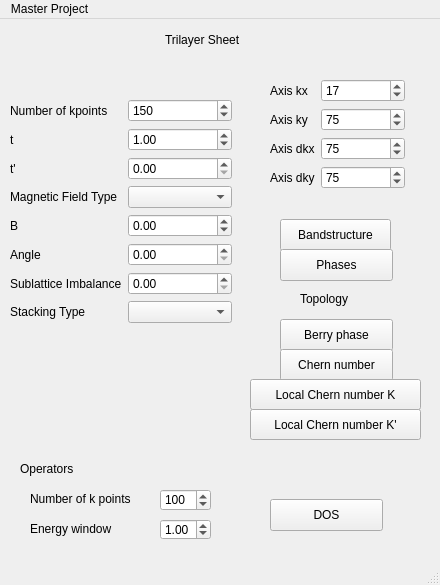
<?xml version="1.0" encoding="UTF-8"?>
<ui version="4.0">
 <class>Monolayer</class>
 <widget class="QMainWindow" name="Monolayer">
  <property name="geometry">
   <rect>
    <x>0</x>
    <y>0</y>
    <width>440</width>
    <height>585</height>
   </rect>
  </property>
  <property name="maximumSize">
   <size>
    <width>440</width>
    <height>790</height>
   </size>
  </property>
  <property name="windowTitle">
   <string>MainWindow</string>
  </property>
  <widget class="QWidget" name="Monolayer_2">
   <widget class="QWidget" name="verticalLayoutWidget">
    <property name="geometry">
     <rect>
      <x>10</x>
      <y>10</y>
      <width>231</width>
      <height>22</height>
     </rect>
    </property>
    <layout class="QHBoxLayout" name="horizontalLayout">
     <item>
      <spacer name="horizontalSpacer">
       <property name="orientation">
        <enum>Qt::Horizontal</enum>
       </property>
       <property name="sizeHint" stdset="0">
        <size>
         <width>40</width>
         <height>20</height>
        </size>
       </property>
      </spacer>
     </item>
     <item>
      <widget class="QLabel" name="label">
       <property name="text">
        <string>Trilayer Sheet</string>
       </property>
      </widget>
     </item>
    </layout>
   </widget>
   <widget class="QWidget" name="layoutWidget">
    <property name="geometry">
     <rect>
      <x>10</x>
      <y>80</y>
      <width>222</width>
      <height>341</height>
     </rect>
    </property>
    <layout class="QFormLayout" name="formLayout">
     <item row="1" column="0">
      <widget class="QLabel" name="label_12">
       <property name="text">
        <string>Number of kpoints</string>
       </property>
      </widget>
     </item>
     <item row="1" column="1">
      <widget class="QSpinBox" name="Nk">
       <property name="maximum">
        <number>300</number>
       </property>
       <property name="value">
        <number>150</number>
       </property>
      </widget>
     </item>
     <item row="2" column="0">
      <widget class="QLabel" name="label_3">
       <property name="text">
        <string>t</string>
       </property>
      </widget>
     </item>
     <item row="2" column="1">
      <widget class="QDoubleSpinBox" name="Hoppingt2">
       <property name="whatsThis">
        <string extracomment="INtra layer hopping"/>
       </property>
       <property name="locale">
        <locale language="English" country="UnitedKingdom"/>
       </property>
       <property name="decimals">
        <number>2</number>
       </property>
       <property name="minimum">
        <double>0.000000000000000</double>
       </property>
       <property name="maximum">
        <double>3.000000000000000</double>
       </property>
       <property name="singleStep">
        <double>0.010000000000000</double>
       </property>
       <property name="value">
        <double>1.000000000000000</double>
       </property>
      </widget>
     </item>
     <item row="3" column="0">
      <widget class="QLabel" name="label_4">
       <property name="text">
        <string>t'</string>
       </property>
      </widget>
     </item>
     <item row="3" column="1">
      <widget class="QDoubleSpinBox" name="Hoppingtprime2">
       <property name="whatsThis">
        <string extracomment="Inter layer hopping"/>
       </property>
       <property name="locale">
        <locale language="English" country="UnitedKingdom"/>
       </property>
       <property name="showGroupSeparator" stdset="0">
        <bool>false</bool>
       </property>
       <property name="minimum">
        <double>0.000000000000000</double>
       </property>
       <property name="maximum">
        <double>1.000000000000000</double>
       </property>
       <property name="singleStep">
        <double>0.010000000000000</double>
       </property>
      </widget>
     </item>
     <item row="5" column="0">
      <widget class="QLabel" name="label_11">
       <property name="text">
        <string>Magnetic Field Type</string>
       </property>
      </widget>
     </item>
     <item row="5" column="1">
      <widget class="QComboBox" name="SelectBBil"/>
     </item>
     <item row="7" column="0">
      <widget class="QLabel" name="label_5">
       <property name="text">
        <string>B</string>
       </property>
      </widget>
     </item>
     <item row="7" column="1">
      <widget class="QDoubleSpinBox" name="Magneticfield2">
       <property name="toolTipDuration">
        <number>-2</number>
       </property>
       <property name="whatsThis">
        <string extracomment="Magnetic field strength"/>
       </property>
       <property name="locale">
        <locale language="English" country="UnitedKingdom"/>
       </property>
       <property name="minimum">
        <double>-5.000000000000000</double>
       </property>
       <property name="maximum">
        <double>5.000000000000000</double>
       </property>
       <property name="singleStep">
        <double>0.010000000000000</double>
       </property>
      </widget>
     </item>
     <item row="8" column="0">
      <widget class="QLabel" name="label_20">
       <property name="text">
        <string>Angle</string>
       </property>
      </widget>
     </item>
     <item row="8" column="1">
      <widget class="QDoubleSpinBox" name="BAngle">
       <property name="locale">
        <locale language="English" country="UnitedKingdom"/>
       </property>
       <property name="maximum">
        <double>4.000000000000000</double>
       </property>
       <property name="singleStep">
        <double>0.100000000000000</double>
       </property>
      </widget>
     </item>
     <item row="10" column="0">
      <widget class="QLabel" name="label_7">
       <property name="text">
        <string>Sublattice Imbalance</string>
       </property>
      </widget>
     </item>
     <item row="10" column="1">
      <widget class="QDoubleSpinBox" name="OnsiteV_2">
       <property name="whatsThis">
        <string extracomment="On-site potential"/>
       </property>
       <property name="locale">
        <locale language="English" country="UnitedKingdom"/>
       </property>
       <property name="maximum">
        <double>1.000000000000000</double>
       </property>
       <property name="singleStep">
        <double>0.010000000000000</double>
       </property>
      </widget>
     </item>
     <item row="12" column="0">
      <widget class="QLabel" name="label_8">
       <property name="text">
        <string>Stacking Type</string>
       </property>
      </widget>
     </item>
     <item row="12" column="1">
      <widget class="QComboBox" name="SelectStack"/>
     </item>
    </layout>
   </widget>
   <widget class="QWidget" name="layoutWidget_2">
    <property name="geometry">
     <rect>
      <x>270</x>
      <y>60</y>
      <width>135</width>
      <height>128</height>
     </rect>
    </property>
    <layout class="QFormLayout" name="formLayout_3">
     <item row="0" column="0">
      <widget class="QLabel" name="label_2">
       <property name="text">
        <string>Axis kx</string>
       </property>
      </widget>
     </item>
     <item row="0" column="1">
      <widget class="QSpinBox" name="xIndex">
       <property name="maximum">
        <number>300</number>
       </property>
       <property name="value">
        <number>17</number>
       </property>
      </widget>
     </item>
     <item row="2" column="0">
      <widget class="QLabel" name="label_14">
       <property name="text">
        <string>Axis dkx</string>
       </property>
      </widget>
     </item>
     <item row="2" column="1">
      <widget class="QSpinBox" name="dxIndex">
       <property name="maximum">
        <number>300</number>
       </property>
       <property name="value">
        <number>75</number>
       </property>
      </widget>
     </item>
     <item row="3" column="1">
      <widget class="QSpinBox" name="dyIndex">
       <property name="maximum">
        <number>300</number>
       </property>
       <property name="value">
        <number>75</number>
       </property>
      </widget>
     </item>
     <item row="1" column="1">
      <widget class="QSpinBox" name="yIndex">
       <property name="maximum">
        <number>300</number>
       </property>
       <property name="value">
        <number>75</number>
       </property>
      </widget>
     </item>
     <item row="1" column="0">
      <widget class="QLabel" name="label_15">
       <property name="text">
        <string>Axis ky</string>
       </property>
      </widget>
     </item>
     <item row="3" column="0">
      <widget class="QLabel" name="label_16">
       <property name="text">
        <string>Axis dky</string>
       </property>
      </widget>
     </item>
    </layout>
   </widget>
   <widget class="QPushButton" name="PlotSummary">
    <property name="geometry">
     <rect>
      <x>280</x>
      <y>200</y>
      <width>111</width>
      <height>32</height>
     </rect>
    </property>
    <property name="text">
     <string>Bandstructure</string>
    </property>
   </widget>
   <widget class="QLabel" name="label_9">
    <property name="geometry">
     <rect>
      <x>300</x>
      <y>270</y>
      <width>61</width>
      <height>20</height>
     </rect>
    </property>
    <property name="text">
     <string>Topology</string>
    </property>
   </widget>
   <widget class="QPushButton" name="Berry">
    <property name="geometry">
     <rect>
      <x>280</x>
      <y>300</y>
      <width>113</width>
      <height>32</height>
     </rect>
    </property>
    <property name="text">
     <string>Berry phase</string>
    </property>
   </widget>
   <widget class="QPushButton" name="LocChernKprime">
    <property name="geometry">
     <rect>
      <x>250</x>
      <y>390</y>
      <width>171</width>
      <height>31</height>
     </rect>
    </property>
    <property name="text">
     <string>Local Chern number K'</string>
    </property>
   </widget>
   <widget class="QPushButton" name="Chern">
    <property name="geometry">
     <rect>
      <x>280</x>
      <y>330</y>
      <width>113</width>
      <height>32</height>
     </rect>
    </property>
    <property name="text">
     <string>Chern number</string>
    </property>
   </widget>
   <widget class="QPushButton" name="LocChernK">
    <property name="geometry">
     <rect>
      <x>250</x>
      <y>360</y>
      <width>171</width>
      <height>31</height>
     </rect>
    </property>
    <property name="text">
     <string>Local Chern number K</string>
    </property>
   </widget>
   <widget class="QPushButton" name="Phases">
    <property name="geometry">
     <rect>
      <x>280</x>
      <y>230</y>
      <width>113</width>
      <height>32</height>
     </rect>
    </property>
    <property name="text">
     <string>Phases</string>
    </property>
   </widget>
   <widget class="QPushButton" name="DOS">
    <property name="geometry">
     <rect>
      <x>270</x>
      <y>480</y>
      <width>113</width>
      <height>32</height>
     </rect>
    </property>
    <property name="text">
     <string>DOS</string>
    </property>
   </widget>
   <widget class="QLabel" name="label_13">
    <property name="geometry">
     <rect>
      <x>30</x>
      <y>470</y>
      <width>121</width>
      <height>20</height>
     </rect>
    </property>
    <property name="text">
     <string>Number of k points</string>
    </property>
   </widget>
   <widget class="QLabel" name="label_17">
    <property name="geometry">
     <rect>
      <x>30</x>
      <y>500</y>
      <width>121</width>
      <height>20</height>
     </rect>
    </property>
    <property name="text">
     <string>Energy window</string>
    </property>
   </widget>
   <widget class="QSpinBox" name="numberofKop">
    <property name="geometry">
     <rect>
      <x>160</x>
      <y>470</y>
      <width>51</width>
      <height>22</height>
     </rect>
    </property>
    <property name="maximum">
     <number>2000</number>
    </property>
    <property name="value">
     <number>100</number>
    </property>
   </widget>
   <widget class="QLabel" name="label_10">
    <property name="geometry">
     <rect>
      <x>20</x>
      <y>440</y>
      <width>61</width>
      <height>20</height>
     </rect>
    </property>
    <property name="text">
     <string>Operators</string>
    </property>
   </widget>
   <widget class="QDoubleSpinBox" name="energy">
    <property name="geometry">
     <rect>
      <x>160</x>
      <y>500</y>
      <width>51</width>
      <height>21</height>
     </rect>
    </property>
    <property name="toolTipDuration">
     <number>-2</number>
    </property>
    <property name="whatsThis">
     <string extracomment="Magnetic field strength"/>
    </property>
    <property name="locale">
     <locale language="English" country="UnitedKingdom"/>
    </property>
    <property name="minimum">
     <double>-5.000000000000000</double>
    </property>
    <property name="maximum">
     <double>5.000000000000000</double>
    </property>
    <property name="singleStep">
     <double>0.010000000000000</double>
    </property>
    <property name="value">
     <double>1.000000000000000</double>
    </property>
   </widget>
  </widget>
  <widget class="QMenuBar" name="menubar">
   <property name="geometry">
    <rect>
     <x>0</x>
     <y>0</y>
     <width>440</width>
     <height>22</height>
    </rect>
   </property>
   <widget class="QMenu" name="menuMaster_Project">
    <property name="title">
     <string>Master Project</string>
    </property>
    <addaction name="actionMonolayer"/>
   </widget>
   <addaction name="menuMaster_Project"/>
  </widget>
  <widget class="QStatusBar" name="statusbar"/>
  <action name="actionMonolayer">
   <property name="text">
    <string>Bilayer</string>
   </property>
  </action>
 </widget>
 <resources/>
 <connections/>
</ui>
